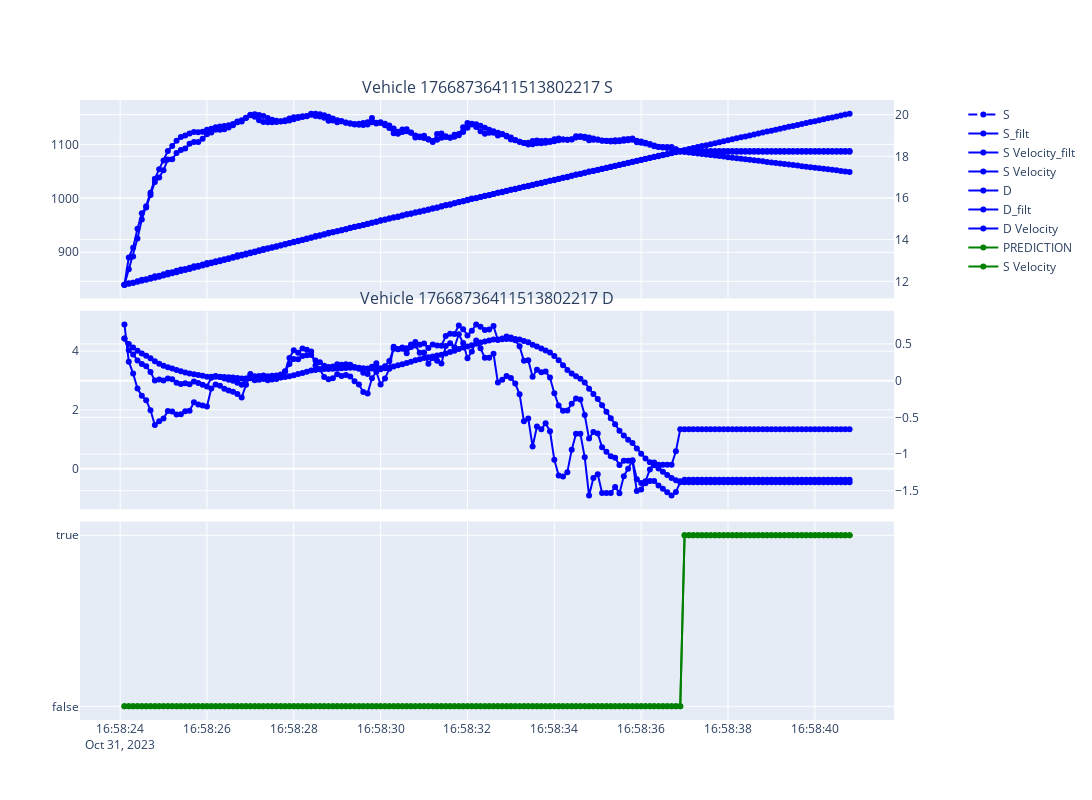

Notebook code cell kept with this figure:
### Code cell
import plotly.graph_objects as go
from plotly.subplots import make_subplots
from src.filters.vectorized_kalman import IMMFilter, CALCFilter, CVLKFilter
import numpy as np


# from src.filters.kalman2 import kf_filter_lanechange

# veh = joined_df['object_id'].sample(1).to_numpy()[0]
veh_id = filter_df.filter(pl.col("vehicle_ind") == 238)["kalman_id"][0]
# veh_df = joined_df.filter(pl.col("vehicle_ind") == veh).sort("epoch_time")
veh_df = filter_df.filter(pl.col("kalman_id") == veh_id).sort("epoch_time")


filt = IMMFilter(
    df=filter_df.rename({"measurement": "z"})
    .filter(pl.col("kalman_id") == veh_id)
    .with_columns(pl.lit(0).alias("vehicle_ind")),
    filters=(
        "CALC",
        "CALK",
    ),
    M=np.array([[0.8, 0.2], [0.2, 0.8]]),
    mu=np.array([0.05, 0.3]),
    # M=np.array([[0.8, 0.1, 0.1], [0.1, 0.8, 0.1], [0.1, 0.1, 0.8]]),
    # mu=np.array([0.05, 0.3, 0.65]),
    # chunk_size=3_500,
    gpu=False,
)

res = filt.apply_filter()


fig = make_subplots(
    rows=3,
    cols=1,
    shared_xaxes=True,
    vertical_spacing=0.02,
    subplot_titles=(
        f"Vehicle {veh_id} S",
        f"Vehicle {veh_id} D",
    ),
    # add a secondary y axis to the velocity plots
    specs=[
        [{"secondary_y": True}],
        [{"secondary_y": True}],
        [{"secondary_y": False}],
    ],
)


colors = {
    "": "blue",
    "_filt": "red",
}


for df, ext in [
    (veh_df, ""),
]:
    fig.add_trace(
        go.Scatter(
            x=veh_df["epoch_time"],
            y=df["measurement"].arr.to_list().list.get(0),
            mode="markers+lines",
            name=f"S{ext}",
            marker_color=colors[ext],
            line_dash="dash",
        ),
        row=1,
        col=1,
    )

    fig.add_trace(
        go.Scatter(
            x=veh_df["epoch_time"],
            y=res[0][:, 0, 0],
            mode="markers+lines",
            name=f"S{ext}_filt",
            marker_color=colors[ext],
        ),
        row=1,
        col=1,
    )

    fig.add_trace(
        go.Scatter(
            x=veh_df["epoch_time"],
            y=res[0][:, 0, 1],
            mode="markers+lines",
            name=f"S Velocity{ext}_filt",
            marker_color=colors[ext],
        ),
        row=1,
        col=1,
        secondary_y=True,
    )

    fig.add_trace(
        go.Scatter(
            x=veh_df["epoch_time"],
            y=df["measurement"].arr.to_list().list.get(1),
            mode="markers+lines",
            name=f"S Velocity{ext}",
            marker_color=colors[ext],
        ),
        row=1,
        col=1,
        secondary_y=True,
    )

    # add the D dimension
    fig.add_trace(
        go.Scatter(
            x=veh_df["epoch_time"],
            y=df["measurement"].arr.to_list().list.get(2),
            mode="markers+lines",
            name=f"D{ext}",
            marker_color=colors[ext],
        ),
        row=2,
        col=1,
    )

    fig.add_trace(
        go.Scatter(
            x=veh_df["epoch_time"],
            y=res[0][:, 0, 3],
            mode="markers+lines",
            name=f"D{ext}_filt",
            marker_color=colors[ext],
        ),
        row=2,
        col=1,
    )

    fig.add_trace(
        go.Scatter(
            x=veh_df["epoch_time"],
            y=df["measurement"].arr.to_list().list.get(3),
            mode="markers+lines",
            name=f"D Velocity{ext}",
            marker_color=colors[ext],
        ),
        row=2,
        col=1,
        secondary_y=True,
    )


fig.add_trace(
    go.Scatter(
        x=veh_df["epoch_time"],
        y=veh_df["prediction"],
        mode="markers+lines",
        name="PREDICTION",
        marker_color="green",
    ),
    row=3,
    col=1,
)

fig.add_trace(
    go.Scatter(
        x=veh_df["epoch_time"],
        y=veh_df["missing_data"],
        mode="markers+lines",
        name="S Velocity",
        marker_color="green",
    ),
    row=3,
    col=1,
)


# for p in ["mu_CALC", "mu_CALK", "mu_CVLK"]:
#     # plot the probabilities
#     fig.add_trace(
#         go.Scatter(
#             x=veh_df["epoch_time"],
#             y=veh_df[p],
#             mode="markers+lines",
#             name=p,
#             # marker_color="green",
#         ),
#         row=3,
#         col=1,
#     )


# bound the y axis
# fig.update_yaxes(range=[-10, 100], row=1, col=1)
# fig.update_yaxes(range=[-10, 10], row=2, col=1)

fig.update_layout(
    height=800,
    width=1200,
)

### Figure 1 — Plotly figure (JSON) as saved in the notebook; plotly's stock layout.template omitted (floating-point values rounded to 4 significant figures; data arrays with more than 128 entries replaced by an {"elided": "..."} marker saying what was removed)
{"data": [{"line": {"dash": "dash"}, "marker": {"color": "blue"}, "mode": "markers+lines", "name": "S", "type": "scatter", "x": {"elided": "168 str values"}, "xaxis": "x", "y": {"elided": "168 float values"}, "yaxis": "y"}, {"marker": {"color": "blue"}, "mode": "markers+lines", "name": "S_filt", "type": "scatter", "x": {"elided": "168 str values"}, "xaxis": "x", "y": {"elided": "168 float values"}, "yaxis": "y"}, {"marker": {"color": "blue"}, "mode": "markers+lines", "name": "S Velocity_filt", "type": "scatter", "x": {"elided": "168 str values"}, "xaxis": "x", "y": {"elided": "168 float values"}, "yaxis": "y2"}, {"marker": {"color": "blue"}, "mode": "markers+lines", "name": "S Velocity", "type": "scatter", "x": {"elided": "168 str values"}, "xaxis": "x", "y": {"elided": "168 float values"}, "yaxis": "y2"}, {"marker": {"color": "blue"}, "mode": "markers+lines", "name": "D", "type": "scatter", "x": {"elided": "168 str values"}, "xaxis": "x2", "y": {"elided": "168 float values"}, "yaxis": "y3"}, {"marker": {"color": "blue"}, "mode": "markers+lines", "name": "D_filt", "type": "scatter", "x": {"elided": "168 str values"}, "xaxis": "x2", "y": {"elided": "168 float values"}, "yaxis": "y3"}, {"marker": {"color": "blue"}, "mode": "markers+lines", "name": "D Velocity", "type": "scatter", "x": {"elided": "168 str values"}, "xaxis": "x2", "y": {"elided": "168 float values"}, "yaxis": "y4"}, {"marker": {"color": "green"}, "mode": "markers+lines", "name": "PREDICTION", "type": "scatter", "x": {"elided": "168 str values"}, "xaxis": "x3", "y": {"elided": "168 bool values"}, "yaxis": "y5"}, {"marker": {"color": "green"}, "mode": "markers+lines", "name": "S Velocity", "type": "scatter", "x": {"elided": "168 str values"}, "xaxis": "x3", "y": {"elided": "168 bool values"}, "yaxis": "y5"}], "layout": {"annotations": [{"font": {"size": 16}, "showarrow": false, "text": "Vehicle 17668736411513802217 S", "x": 0.47, "xanchor": "center", "xref": "paper", "y": 1, "yanchor": "bottom", "yref": "paper"}, {"font": {"size": 16}, "showarrow": false, "text": "Vehicle 17668736411513802217 D", "x": 0.47, "xanchor": "center", "xref": "paper", "y": 0.66, "yanchor": "bottom", "yref": "paper"}], "height": 800, "width": 1200, "xaxis": {"anchor": "y", "domain": [0, 0.94], "matches": "x3", "showticklabels": false}, "xaxis2": {"anchor": "y3", "domain": [0, 0.94], "matches": "x3", "showticklabels": false}, "xaxis3": {"anchor": "y5", "domain": [0, 0.94]}, "yaxis": {"anchor": "x", "domain": [0.68, 1]}, "yaxis2": {"anchor": "x", "overlaying": "y", "side": "right"}, "yaxis3": {"anchor": "x2", "domain": [0.34, 0.66]}, "yaxis4": {"anchor": "x2", "overlaying": "y3", "side": "right"}, "yaxis5": {"anchor": "x3", "domain": [0, 0.32]}}}
